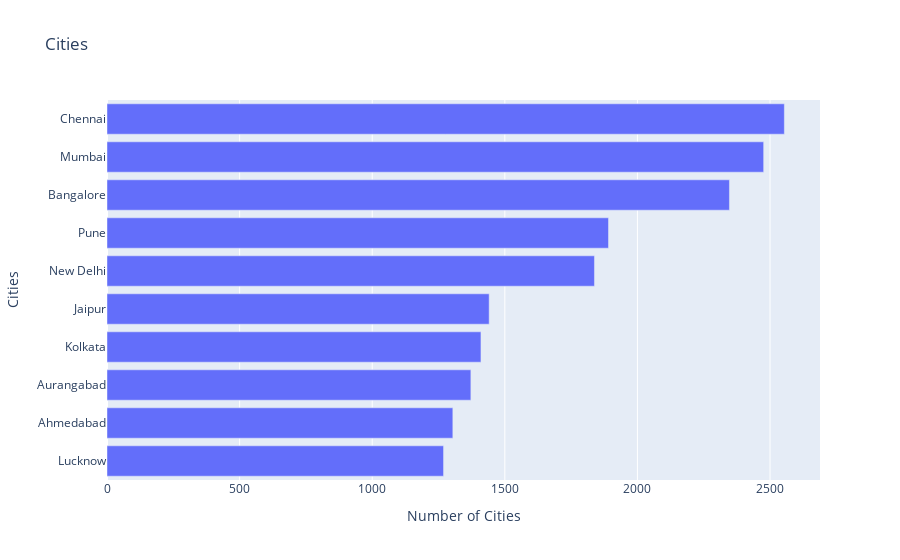

The code cell stored with this chart in its notebook:
### Code cell
x=data["city"].value_counts()[:10].sort_values()
y=x.index
fig=px.bar(x=x,y=y,labels={"y":"Cities","x":"Number of Cities"},title="Cities")
fig.show()

### Figure 1 — Plotly figure (JSON) as saved in the notebook; plotly's stock layout.template omitted (floating-point values rounded to 4 significant figures)
{"data": [{"alignmentgroup": "True", "hovertemplate": "Number of Cities=%{x}<br>Cities=%{y}<extra></extra>", "legendgroup": "", "marker": {"color": "#636efa", "pattern": {"shape": ""}}, "name": "", "offsetgroup": "", "orientation": "h", "showlegend": false, "textposition": "auto", "type": "bar", "x": [1269, 1304, 1372, 1410, 1441, 1838, 1891, 2347, 2476, 2554], "xaxis": "x", "y": ["Lucknow", "Ahmedabad", "Aurangabad", "Kolkata", "Jaipur", "New Delhi", "Pune", "Bangalore", "Mumbai", "Chennai"], "yaxis": "y"}], "layout": {"barmode": "relative", "legend": {"tracegroupgap": 0}, "title": {"text": "Cities"}, "xaxis": {"anchor": "y", "domain": [0, 1], "title": {"text": "Number of Cities"}}, "yaxis": {"anchor": "x", "domain": [0, 1], "title": {"text": "Cities"}}}}
